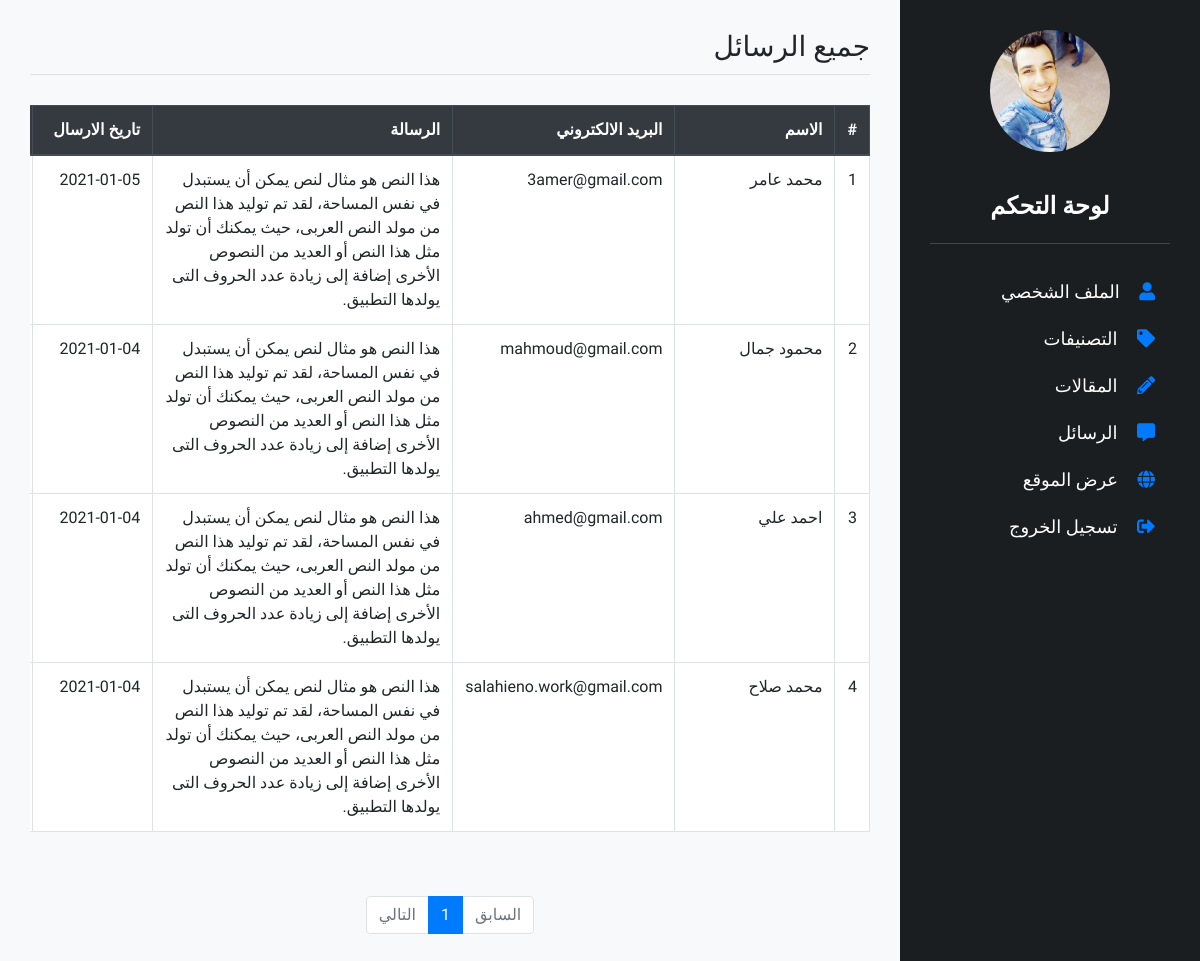
Page /dashboard/messages.php (signed in) on the earlier database version.
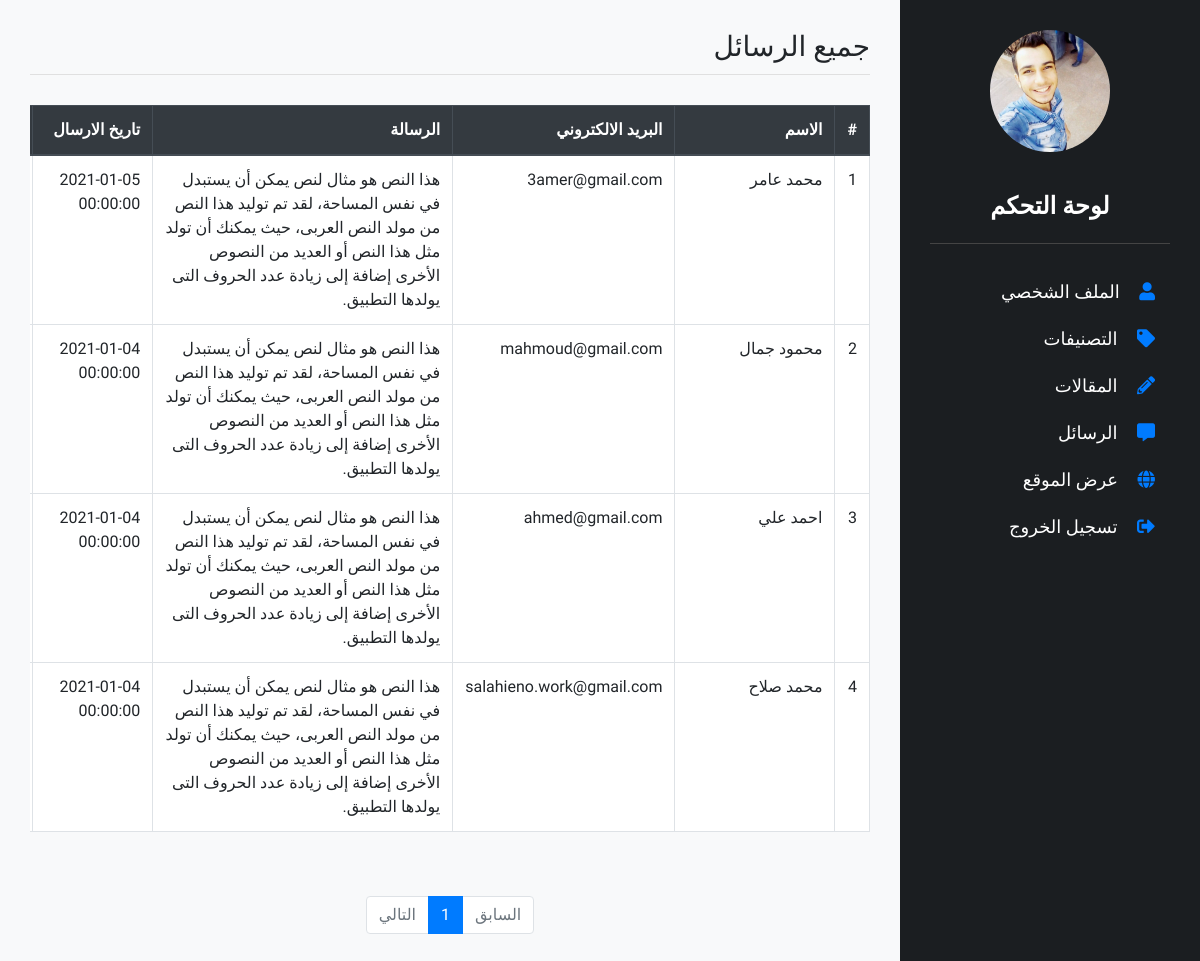
Same page on the later database version.
### tables this page shows
CREATE TABLE `messages` (
  `message_id` int(11) NOT NULL,
  `sender_name` varchar(100) NOT NULL,
  `sender_email` varchar(100) NOT NULL,
  `message_content` varchar(2000) NOT NULL,
  `message_date` DATETIME NOT NULL DEFAULT current_timestamp()
);

### dashboard/messages.php (the view, shortened to what this page needs)
<?php
include 'include/connection.php';
include 'include/header.php';
?>
<div class="content">
  <div class="container-fluid">
    <div class="row">
      <?php
      include 'include/sidebar.php';
      ?>
      <div class="col-lg-9 menu-content messages">
        <h3>جميع الرسائل</h3>
        <div class="table-responsive">
          <table class="table table-bordered table-hover">
            <thead class="thead-dark">
              <tr>
                <th>#</th>
                <th>الاسم</th>
                <th>البريد الالكتروني</th>
                <th>الرسالة</th>
                <th>تاريخ الارسال</th>
                <th>حذف</th>
              </tr>
            </thead>
            <tbody>
              <?php
              isset($_GET['page']) ? $page = $_GET['page'] : $page = 1;
              $categoryVirtualID = 0;
              $limit = 4;
              $start = ($page - 1) * $limit;
              $stmt = $db->query('SELECT * FROM messages');
              $totalPages = ceil($stmt->rowCount() / $limit);
              $stmt = $db->query('SELECT * FROM messages ORDER BY message_id DESC LIMIT ' . $start . ', ' . $limit);
              while($row = $stmt->fetch()) {
                ?>
                <tr>
                  <td><?php echo $categoryVirtualID += 1; ?></td>
                  <td><?php echo $row['sender_name']; ?></td>
                  <td><?php echo $row['sender_email']; ?></td>
                  <td><?php echo $row['message_content']; ?></td>
                  <td><?php echo $row['message_date']; ?></td>
                  <td>
                  </td>
                </tr>
                <?php
              }
              ?>
            </tbody>
          </table>
        </div>
        <ul class="pagination d-flex justify-content-center mt-5">
          <li class="page-item <?php if($page - 1 == 0) echo 'disabled'; ?>">
            <a class="page-link" href="?page=<?php echo $page - 1; ?>">السابق</a>
          </li>
          <?php
          for($i = 1; $i <= $totalPages; $i++) {
            ?>
            <li class="page-item <?php if($page == $i) echo 'active'; ?>">
              <a class="page-link" href="?page=<?php echo $i; ?>"><?php echo $i; ?></a>
            </li>
            <?php
          }
          ?>
          <li class="page-item <?php if($page + 1 > $totalPages) echo 'disabled'; ?>">
            <a class="page-link" href="?page=<?php echo $page + 1; ?>">التالي</a>
          </li>
        </ul>
      </div>
    </div>
  </div>
</div>
<?php
include 'include/footer.php';
?>

Differences in the rows shown:
changed messages "محمد عامر": message_date "2021-01-05" → "2021-01-05 00:00:00"
changed messages "محمود جمال": message_date "2021-01-04" → "2021-01-04 00:00:00"
changed messages "احمد علي": message_date "2021-01-04" → "2021-01-04 00:00:00"
changed messages "محمد صلاح": message_date "2021-01-04" → "2021-01-04 00:00:00"
